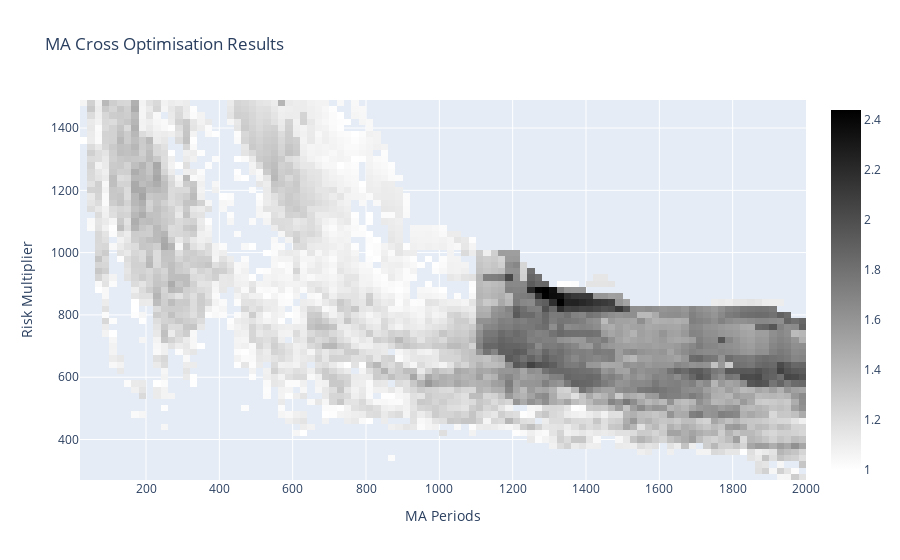

The notebook cell this image was saved under:
### Code cell
fig = {
    "data": [{"type": "heatmap", "x": mean_df['ma'], "y": mean_df['risk'], "z": mean_df['sqn'], 
              'colorscale': 
              [[0, 'rgb(255,255,255)'], 
#                [0.95, 'rgb(255,255,255)'], 
               [1, 'rgb(0,0,0)']]
             }],
    "layout": {"title": {"text": "MA Cross Optimisation Results"},
               "xaxis": {"title": {"text": "MA Periods"}},
               "yaxis": {"title": {"text": "Risk Multiplier"}}
              }
}

pio.show(fig)

### Figure 1 — Plotly figure (JSON) as saved in the notebook; plotly's stock layout.template omitted (floating-point values rounded to 4 significant figures; data arrays with more than 128 entries replaced by an {"elided": "..."} marker saying what was removed)
{"data": [{"colorscale": [[0, "rgb(255,255,255)"], [1, "rgb(0,0,0)"]], "type": "heatmap", "x": {"elided": "3090 int values"}, "y": {"elided": "3090 int values"}, "z": {"elided": "3090 float values"}}], "layout": {"title": {"text": "MA Cross Optimisation Results"}, "xaxis": {"title": {"text": "MA Periods"}}, "yaxis": {"title": {"text": "Risk Multiplier"}}}}
